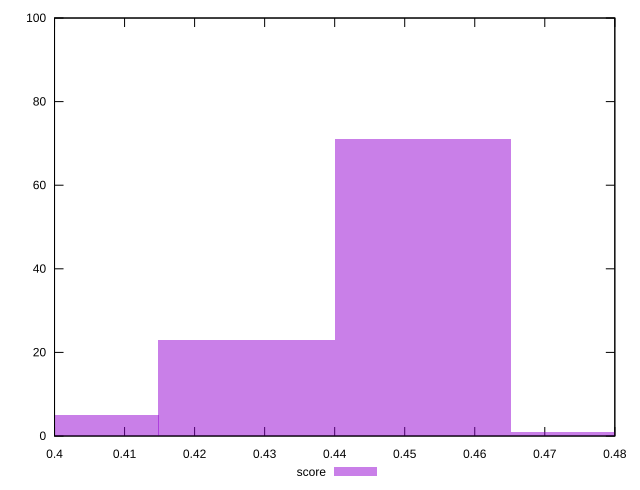

The script that saved this image:
reset

$score <<EOF
0.40227373495433655 5
0.4525579518236286 71
0.4274158433889826 23
0.47770006025827466 1
EOF

set key outside below
set boxwidth 0.025142108434646034
set xrange [0.4:0.48]
set yrange [0:100]
set trange [0:100]
set style fill transparent solid 0.5 noborder
set terminal svg size 640, 490 enhanced background rgb 'white'
set output "reports/report_00028_2021-02-24T12-49-42.674Z/uses-rel-preload/samples/agenda/score/histogram.svg"

plot $score title "score" with boxes

reset
